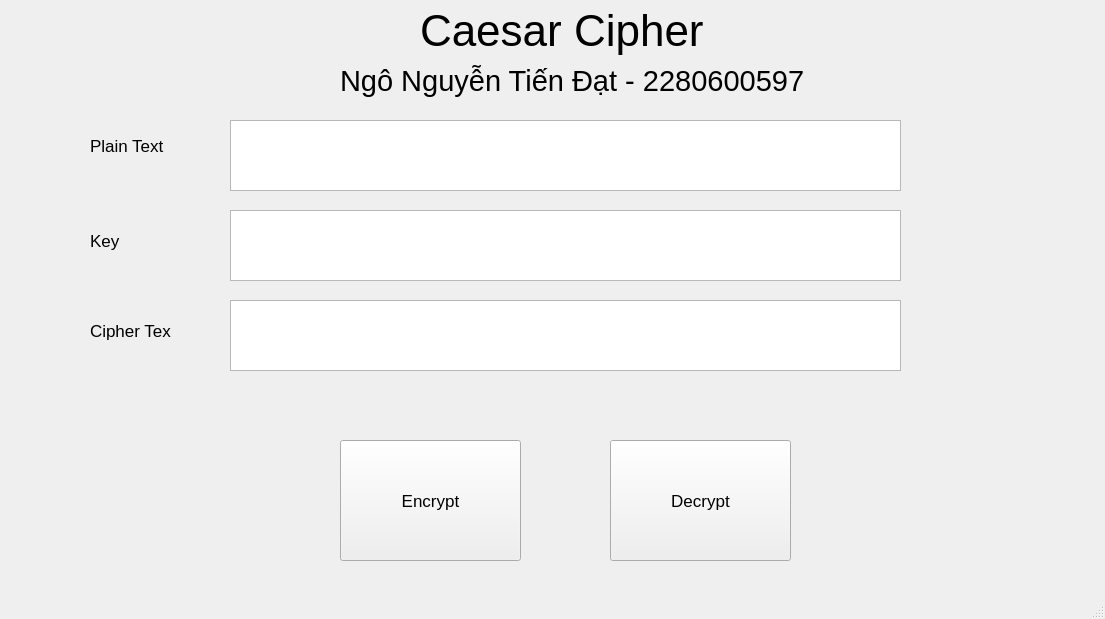
<?xml version="1.0" encoding="UTF-8"?>
<ui version="4.0">
 <class>MainWindow</class>
 <widget class="QMainWindow" name="MainWindow">
  <property name="geometry">
   <rect>
    <x>0</x>
    <y>0</y>
    <width>1105</width>
    <height>619</height>
   </rect>
  </property>
  <property name="windowTitle">
   <string>MainWindow</string>
  </property>
  <widget class="QWidget" name="centralwidget">
   <widget class="QPushButton" name="Encrypt">
    <property name="geometry">
     <rect>
      <x>340</x>
      <y>440</y>
      <width>181</width>
      <height>121</height>
     </rect>
    </property>
    <property name="font">
     <font>
      <pointsize>13</pointsize>
     </font>
    </property>
    <property name="text">
     <string>Encrypt</string>
    </property>
   </widget>
   <widget class="QPushButton" name="Decrypt">
    <property name="geometry">
     <rect>
      <x>610</x>
      <y>440</y>
      <width>181</width>
      <height>121</height>
     </rect>
    </property>
    <property name="font">
     <font>
      <pointsize>13</pointsize>
     </font>
    </property>
    <property name="text">
     <string>Decrypt</string>
    </property>
   </widget>
   <widget class="QLabel" name="label">
    <property name="geometry">
     <rect>
      <x>90</x>
      <y>120</y>
      <width>81</width>
      <height>51</height>
     </rect>
    </property>
    <property name="font">
     <font>
      <pointsize>13</pointsize>
     </font>
    </property>
    <property name="text">
     <string>Plain Text</string>
    </property>
   </widget>
   <widget class="QLabel" name="label_2">
    <property name="geometry">
     <rect>
      <x>90</x>
      <y>220</y>
      <width>91</width>
      <height>41</height>
     </rect>
    </property>
    <property name="font">
     <font>
      <pointsize>13</pointsize>
     </font>
    </property>
    <property name="text">
     <string>Key</string>
    </property>
   </widget>
   <widget class="QLabel" name="label_3">
    <property name="geometry">
     <rect>
      <x>90</x>
      <y>300</y>
      <width>81</width>
      <height>61</height>
     </rect>
    </property>
    <property name="font">
     <font>
      <pointsize>13</pointsize>
     </font>
    </property>
    <property name="text">
     <string>Cipher Text</string>
    </property>
   </widget>
   <widget class="QPlainTextEdit" name="KeyText">
    <property name="geometry">
     <rect>
      <x>230</x>
      <y>210</y>
      <width>671</width>
      <height>71</height>
     </rect>
    </property>
   </widget>
   <widget class="QPlainTextEdit" name="PlainText">
    <property name="geometry">
     <rect>
      <x>230</x>
      <y>120</y>
      <width>671</width>
      <height>71</height>
     </rect>
    </property>
   </widget>
   <widget class="QPlainTextEdit" name="CipherText">
    <property name="geometry">
     <rect>
      <x>230</x>
      <y>300</y>
      <width>671</width>
      <height>71</height>
     </rect>
    </property>
   </widget>
   <widget class="QLabel" name="label_4">
    <property name="geometry">
     <rect>
      <x>420</x>
      <y>0</y>
      <width>291</width>
      <height>61</height>
     </rect>
    </property>
    <property name="font">
     <font>
      <pointsize>33</pointsize>
     </font>
    </property>
    <property name="text">
     <string>Caesar Cipher</string>
    </property>
   </widget>
   <widget class="QLabel" name="label_5">
    <property name="geometry">
     <rect>
      <x>340</x>
      <y>50</y>
      <width>521</width>
      <height>61</height>
     </rect>
    </property>
    <property name="font">
     <font>
      <pointsize>22</pointsize>
     </font>
    </property>
    <property name="text">
     <string>Ngô Nguyễn Tiến Đạt - 2280600597</string>
    </property>
   </widget>
  </widget>
  <widget class="QMenuBar" name="menubar">
   <property name="geometry">
    <rect>
     <x>0</x>
     <y>0</y>
     <width>1105</width>
     <height>21</height>
    </rect>
   </property>
  </widget>
  <widget class="QStatusBar" name="statusbar"/>
 </widget>
 <resources/>
 <connections/>
</ui>
